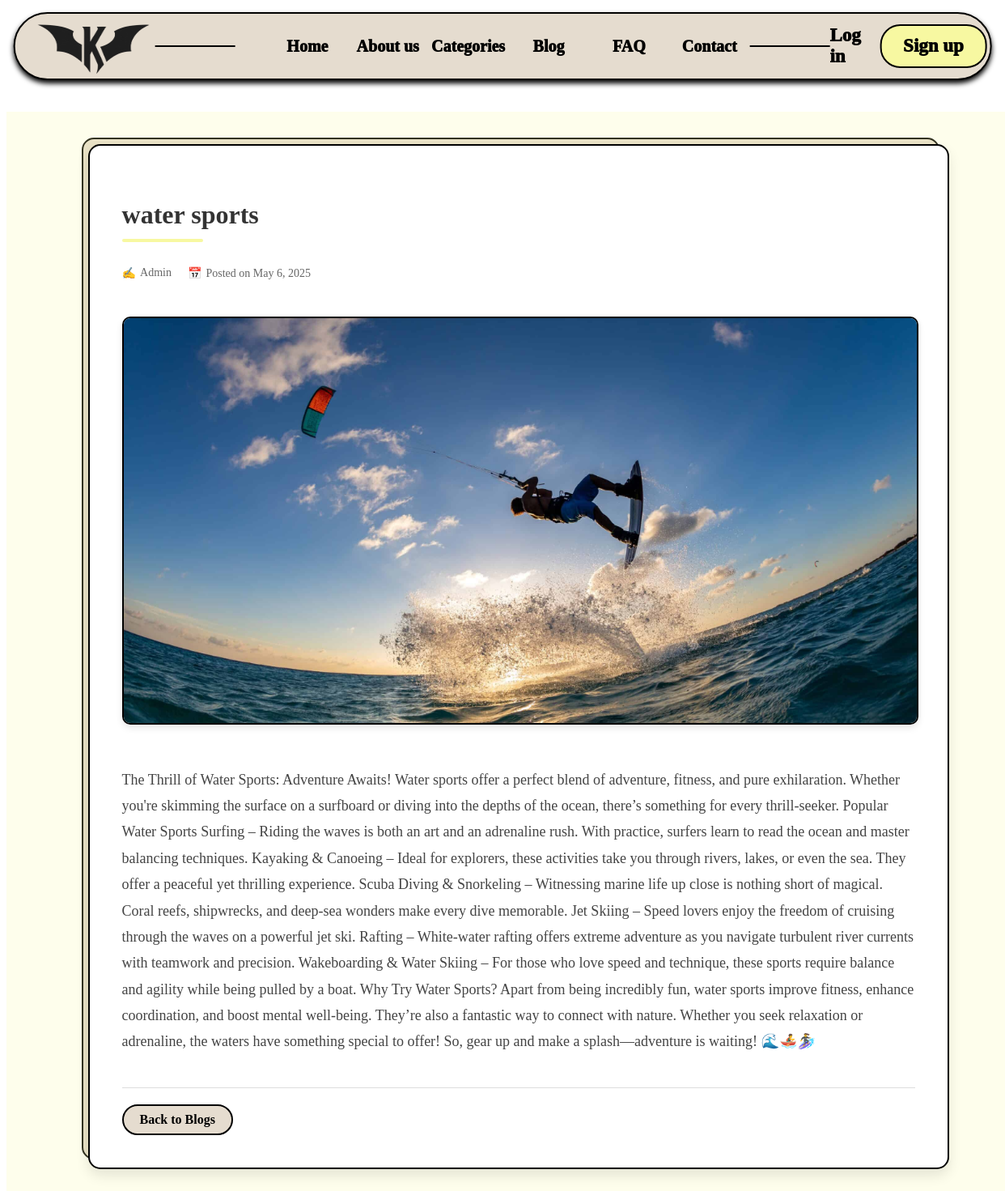
The page /blog_details/8 on the database its author committed.
### tables this page shows
CREATE TABLE blogs (
                        id INTEGER PRIMARY KEY AUTOINCREMENT,
                        user_id INTEGER NOT NULL,
                        title TEXT NOT NULL,
                        content TEXT NOT NULL,
                        category TEXT,
                        image TEXT,
                        date TIMESTAMP DEFAULT CURRENT_TIMESTAMP,
                        FOREIGN KEY(user_id) REFERENCES users(id)
                    );

### app.py (the view)
@app.route('/blog_details/<int:blog_id>')
def blog_details(blog_id):
    conn = get_db()
    cursor = conn.execute('''SELECT blogs.*, users.username FROM blogs
                              JOIN users ON blogs.user_id = users.id
                              WHERE blogs.id = ?''', (blog_id,))
    blog = cursor.fetchone()
    conn.close()
    if blog is None:
        abort(404)
    return render_template('blog_details.html', blog=blog)

### app.py (called while the page is built)
def get_db():
    conn = sqlite3.connect(DATABASE)
    conn.row_factory = sqlite3.Row
    return conn

### templates/blog_details.html (shortened to what this page needs)
<!DOCTYPE html>
<html lang="en">
<head>
    <link href="{{ url_for('static', filename='css/blog1.css') }}" rel="stylesheet">
</head>
<body>
    <header>
        <div class="header">
            <nav>
                <div class="logo"><img src="{{ url_for('static', filename='assets/logo1.png') }}" alt="logo"></div>
                <span class="line"></span>
                <ul class="nav-links">
                    <li><a href="{{ url_for('index') }}">Home</a></li>
                    <li><a href="{{ url_for('about') }}">About us</a></li>
                    <li><a href="{{ url_for('index') }}#categories">Categories</a></li>
                    <li><a href="{{ url_for('blog') }}">Blog</a></li>
                    <li><a href="{{ url_for('faq') }}">FAQ</a></li>
                    <li><a href="{{ url_for('contact') }}">Contact</a></li>
                </ul>
                <span class="line"></span>
                <div class="user one">
                    {% if session.get('user_id') %}
                        <span class="username">{{ session['name'] }}</span>
                        <div class="logout"><a href="{{ url_for('logout') }}">Log out</a></div>
                    {% else %}
                        <div class="login"><a href="{{ url_for('login') }}">Log in</a></div>
                        <div class="signup"><a href="{{ url_for('signup') }}">Sign up</a></div>
                    {% endif %}
                </div>
            </nav>
        </div>
    </header>
    <section id="blog-details">
        <div class="blog-container">
            <h1>{{ blog['title'] }}</h1>
            <div class="blog-meta">
                <span class="author">{{ blog['author'] if 'author' in blog else 'Admin' }}</span>
                <span class="date">{{ blog['date'] if 'date' in blog else 'Posted on May 6, 2025' }}</span>
            </div>
            {% if blog['image'] %}
                <img src="{{ url_for('static', filename='uploads/' + blog['image']) }}" alt="Blog Image">
            {% endif %}
            <div class="blog-content">
                <p>{{ blog['content'] }}</p>
            </div>
            <div class="blog-navigation">
                <a href="{{ url_for('blog') }}" class="back-to-blogs">Back to Blogs</a>
            </div>
        </div>
    </section>
</body>
</html>

### static/css/blog1.css (style rules this page uses)
body { background-color:white ; }
header { position: fixed; height:90px; width:100%; background-color: transparent; z-index: 100; }
.header { position: fixed; top: 1%; left: 50%; transform: translateX(-50%); display: flex; align-items: center; justify-content: center; height: 80px; width: 97%; background-color: RGB(229, 220, 207); border: 2px solid black; border-radius: 50px; box-shadow: 0px 4px 6px black; }
.header nav { display: flex; align-items: center; justify-content: space-between; height: 100%; width: 100%; }
.logo { height: 90%; width: 150px; margin-left: 2%; }
.logo img { height:100%; width:100%; }
.line { height: 2px; width: 100px; background-color: black; }
.nav-links { display: flex; align-items: center; justify-content: space-between; width: 50%; }
.nav-links li { display: flex; align-items: center; justify-content: center; list-style: none; height: 100%; width: 100%; }
.nav-links li a { display: flex; align-items: center; justify-content: space-between; text-decoration: none; font-size: 20px; color: black; font-weight: 1000; }
.user { height: 90%; width: 200px; display: flex; align-items: center; justify-content: space-between; }
.user .login { height: 100%; display: flex; align-items: center; justify-content: center; }
.login a,.one a { text-decoration: none; color:black; }
.user .signup,.logout { height: 70%; width: 130px; display: flex; align-items: center; justify-content: center; background-color: RGB(247, 248, 161); border-radius: 25px; border: 2px solid black; margin-right: 2%; }
.one { font-size: 20px; font-weight: 1000; color: black; }
a { text-decoration: none; color: black; font-size: 23px; font-weight: 1000; }
#blog-details { position: relative; top: 130px; padding: 40px 20px 80px; display: flex; justify-content: center; width: 100%; min-height: calc(100vh - 130px); background-color: RGB(247, 248, 161, 0.2); }
.blog-container { width: 80%; max-width: 1000px; background-color: white; border: 2px solid black; border-radius: 15px; padding: 40px; box-shadow: 0px 8px 16px rgba(0, 0, 0, 0.1); position: relative; }
.blog-container::before { content: ""; position: absolute; top: -10px; left: -10px; right: 10px; bottom: 10px; background-color: RGB(229, 220, 207); border: 2px solid black; border-radius: 15px; z-index: -1; }
.blog-container h1 { font-size: 32px; font-weight: 700; margin-bottom: 30px; position: relative; padding-bottom: 15px; color: #333; }
.blog-container h1::after { content: ""; position: absolute; bottom: 0; left: 0; width: 100px; height: 4px; background-color: RGB(247, 248, 161); border-radius: 2px; }
.blog-container img { width: 100%; max-height: 500px; object-fit: cover; border: 2px solid black; border-radius: 10px; margin: 20px 0 30px; box-shadow: 0px 4px 8px rgba(0, 0, 0, 0.1); }
.blog-container p { font-size: 18px; line-height: 1.8; color: #444; margin-bottom: 20px; }
.blog-meta { display: flex; align-items: center; margin-bottom: 25px; font-size: 14px; color: #666; }
.blog-meta .author { margin-right: 20px; display: flex; align-items: center; }
.blog-meta .author::before { content: "✍️"; margin-right: 5px; }
.blog-meta .date::before { content: "📅"; margin-right: 5px; }
.blog-navigation { display: flex; justify-content: space-between; margin-top: 40px; padding-top: 20px; border-top: 1px solid #ddd; }
.blog-navigation a { background-color: RGB(229, 220, 207); border: 2px solid black; border-radius: 25px; padding: 8px 20px; font-size: 16px; font-weight: bold; transition: all 0.3s ease; }

### rows shown on the page
blogs: title "water sports", image (picture), content "The Thrill of Water Sports: Adventure Awaits! Water sports offer a perfect blend of adventure, fitness, and pure exhilaration. Whether you're skimming the surface on a surfboard or diving into the depths of the ocean, there’s something for every thrill-seeker. Popular Water Sports Surfing – Riding the waves is both an art and an adrenaline rush. With practice, surfers learn to read the ocean and master balancing techniques. Kayaking & Canoeing – Ideal for explorers, these activities take you through rivers, lakes, or even the sea. They offer a peaceful yet thrilling experience. Scuba Diving & Snorkeling – Witnessing marine life up close is nothing short of magical. Coral reefs, shipwrecks,…"

### other values the page prints
{{ blog['author'] if 'author' in blog else 'Admin' }} "Admin"
{{ blog['date'] if 'date' in blog else 'Posted on May 6, 2025' }} "Posted on May 6, 2025"
